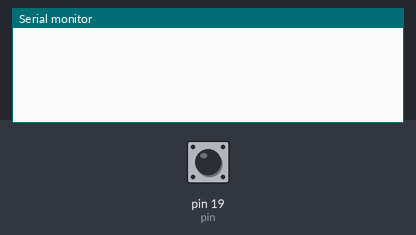
Recording of a sketch running on a simulated Arduino Uno, built with avr-gcc and run on an emulated ATmega328P. Shown: the last lines printed to the serial monitor. The inputs (shaded band) are chosen by the test bench; at power-on: pin 19 (pin) HIGH.

Above: at 1.4 s.
1.5 s: pin 19 (pin) pulled LOW for 0.35 s
At 2.4 s:
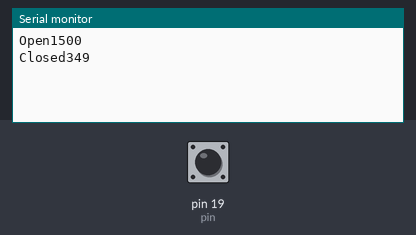
3.3 s: pin 19 (pin) pulled LOW for 1 s
At 4.1 s:
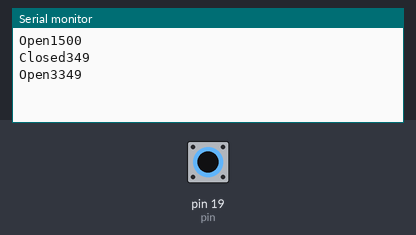
5.8 s: pin 19 (pin) pulled LOW for 0.35 s
At 6.9 s:
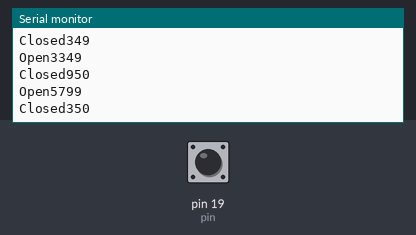

Measured:
- after the input at 1.5 s, the serial monitor: prints a new line at once (image 1)
- after the input at 3.3 s, the serial monitor: prints a new line after 0.05 s (image 2)
- after the input at 5.8 s, the serial monitor: prints a new line at once (image 3)

The sketch:

simple_serial.ino
```cpp
const int pin = 19;

void setup() {
  Serial.begin(9600);
  pinMode(pin, INPUT_PULLUP);
}

void loop() {
  boolean state = digitalRead(pin);
  if (state == LOW) {
    Serial.print("Open");
    unsigned long time = millis();
    Serial.println(time);
    while(digitalRead(pin) == LOW) {
    }
    int timelapse = millis() - time;
    Serial.print("Closed");
    Serial.println(timelapse);
  }
  delay(300);
}
```
